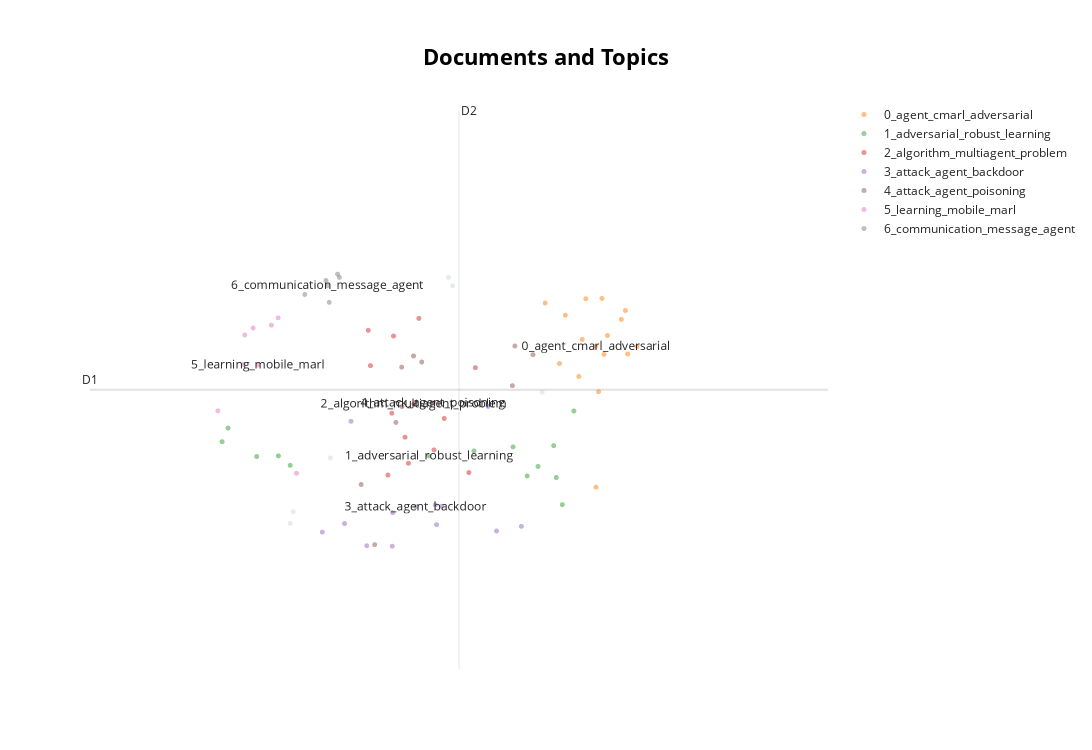

Notebook code cell kept with this figure:
### Code cell
# with the original embeddings
topic_model.visualize_documents(preprocessed_abstracts, embeddings=embeddings)
